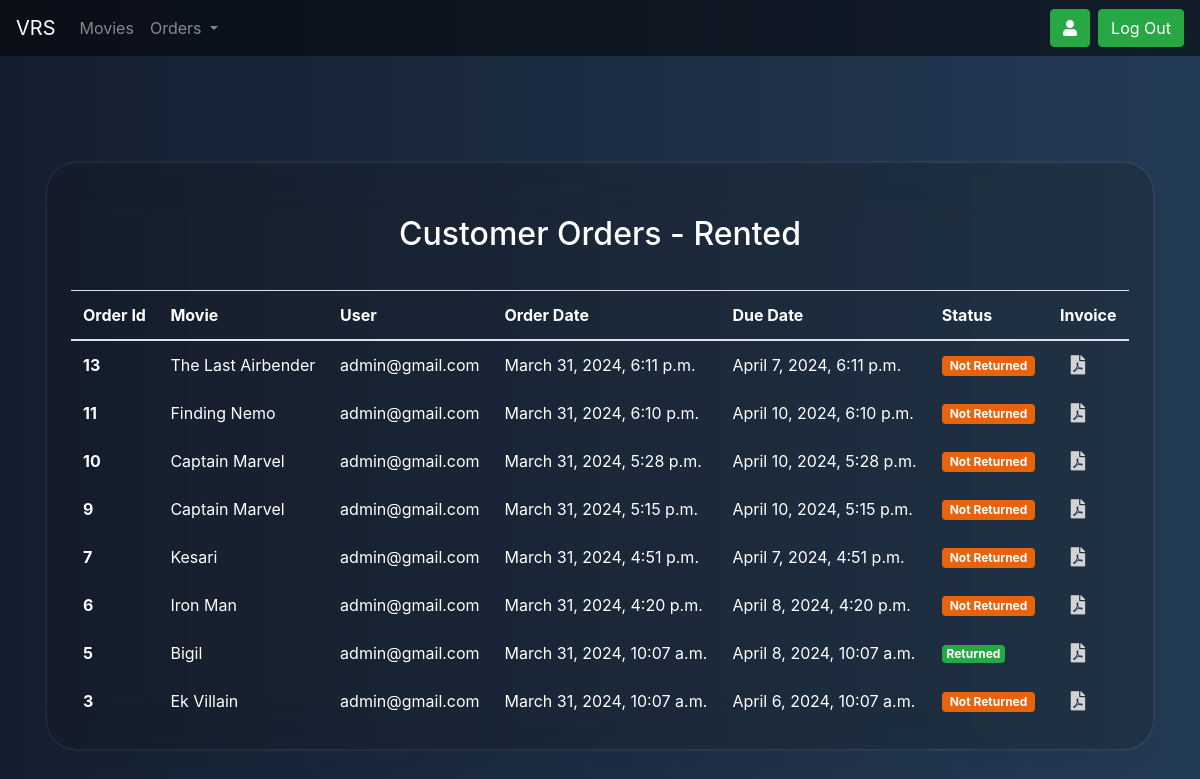
The app's page /staff/orders/rented (signed in), older data.
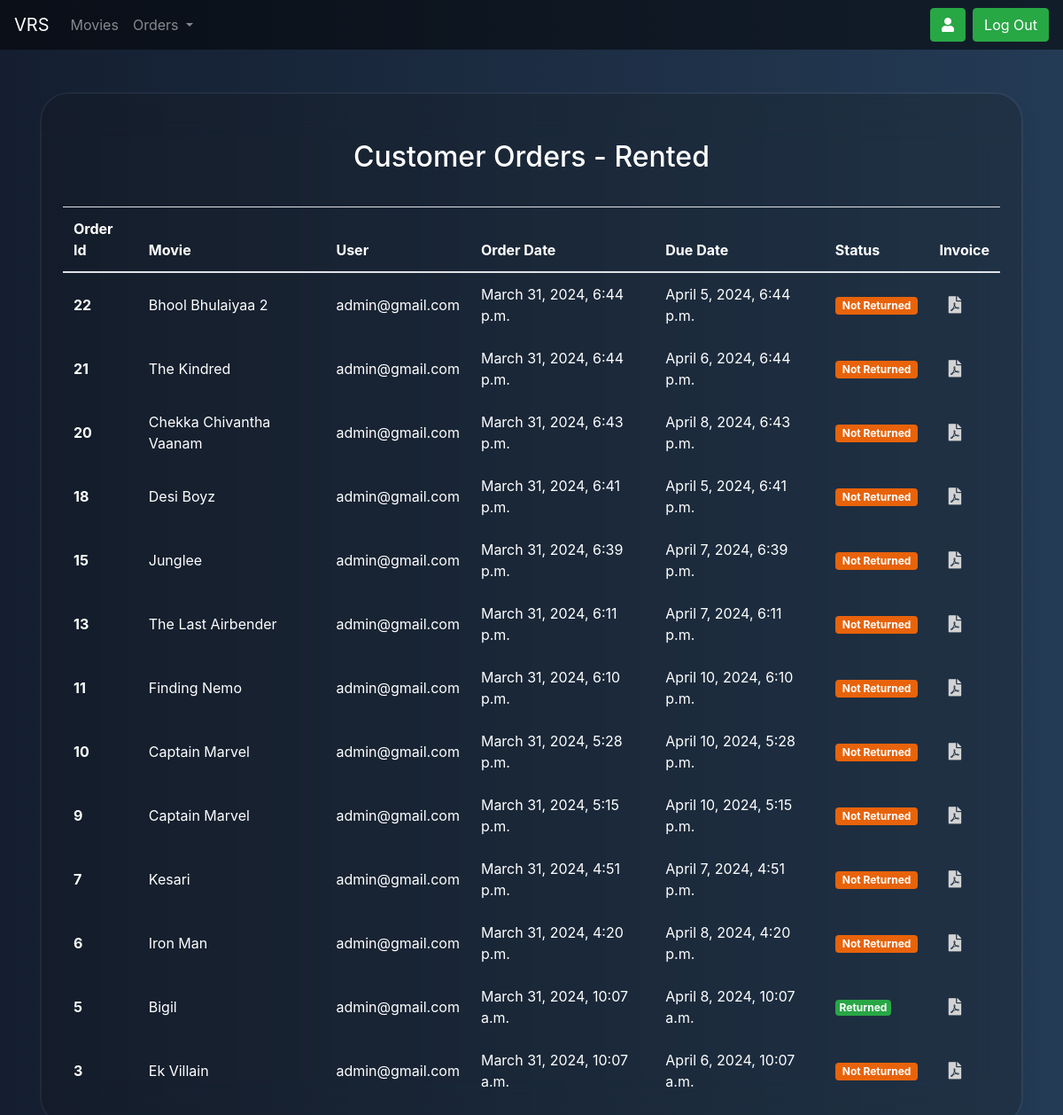
The same page, newer data.
### home/models.py (models this page shows, shortened)
class Order(models.Model):
    order_id = models.AutoField(primary_key=True)
    order_date = models.DateTimeField(auto_now_add=True)
    user = models.ForeignKey(User, on_delete=models.CASCADE)
    movie = models.ForeignKey(Movie, on_delete=models.CASCADE, default=None)
    total_price = models.FloatField(default=0)
    isrented = models.BooleanField(default=True)
    status = models.CharField(max_length=100,choices=[('Not Returned','Not Returned'),('Sold','Sold'),('Overdue','Overdue'), ('Returned','Returned')],default='Not Returned')
    due_date = models.DateTimeField(blank = True, null = True)
    invoice_id = models.IntegerField(default=0)

class Movie(models.Model):
    id = models.AutoField(primary_key=True)
    title = models.CharField(max_length=100)
    desc = models.CharField(max_length=1000)
    img = models.ImageField(upload_to='movies/thumbnails', blank=True, null=True)
    img_url = models.CharField(max_length=1000, default='')
    backdrop_url = models.CharField(max_length=1000, default='')
    release_year = models.DateField(null = True)
    genre = models.CharField(max_length=100,choices=[('Action','Action'),('Comedy','Comedy'),('Drama','Drama'),('Horror','Horror'),('Romance','Romance'),('Thriller','Thriller')])
    cast = models.CharField(max_length=500)
    director = models.CharField(max_length=100)
    rating = models.FloatField()
    certification = models.CharField(max_length=10,choices=[('U','U'),('U/A','U/A'),('A','A')])
    rent_price = models.FloatField()
    buy_price = models.FloatField()
    rent_duration = models.IntegerField()
    runtime = models.DurationField(("Duration"), default=timedelta(0))
    total_quantity = models.IntegerField(default=10)
    available_quantity = models.IntegerField(default=10)
    def __str__(self):
        return self.title

### home/views.py (the view)
# urls.py: path("staff/orders/",views.stafforders,name='stafforders'),
def stafforders(request,type):
    if not request.user.is_staff:
        return redirect('/')
    updatestatus()
    if type=='rented':
        orders = Order.objects.filter(isrented=True)
    elif type=='bought':
        orders = Order.objects.filter(isrented=False)
    elif type=='all':
        orders = Order.objects.all()
    orders = sorted(orders, key=lambda x: x.order_id, reverse=True)
    for order in orders:
        if order.status == 'Not Returned' and order.due_date - timezone.now() < timezone.timedelta(days=1):
            messages.warning(request, 'Order for '+order.movie.title+' by '+order.user.first_name+' '+order.user.last_name+' is due in 1 day. Please remind the user to return it on time to avoid any penalties.')
        if order.status == 'Overdue':
            messages.error(request, 'Order for '+order.movie.title+' by '+order.user.first_name+' '+order.user.last_name+' is overdue. Please take necessary action.')
    params = {'orders':orders, 'type':type.capitalize()}
    return render(request,'stafforders.html',params)

### home/views.py (called while the page is built)
def updatestatus():
    orders = Order.objects.all()
    for order in orders:
        if order.status == 'Not Returned' and order.due_date < timezone.now():
            order.status = 'Overdue'
            order.save()

### templates/stafforders.html (shortened to what this page needs)
{% extends "staffbase.html" %}
{% block body %}
<body class="god">
    <section class="vh-100 gradient-custom-2">
        <div class="container py-5 h-100">
          <div class="row d-flex justify-content-center align-items-center h-100">
            <div class="col-md-12 col-xl-12">
              <div class="card mask-custom">
                <div class="card-body p-4 text-white">
                  <div class="text-center pt-1 pb-2">
                    <h2 class="my-4">Customer Orders - {{type}}</h2>
                  </div>
                  <table class="table text-white mb-0" >
                    <thead>
                      <tr>
                        <th scope="col">Order Id</th>
                        <th scope="col">Movie</th>
                        <th scope="col">User</th>
                        <th scope="col">Order Date</th>
                        <th scope="col">Due Date</th>
                        <th scope="col">Status</th>
                        <th scope="col">Invoice</th>
                      </tr>
                    </thead>
                    <div  style = " margin: 5px; border-radius: 10px;">
                      {% for order in orders %}
                    <tr class="fw-normal">
                      <th class="border-0 align-middle">
                        <span class="ms-2 text-white"><a href="/staff/order/{{order.order_id}}" style="color:white;">{{order.order_id}}</a></span>
                      </th>
                      <td class="border-0 align-middle">{{order.movie}}</td>
                      <td class="border-0 align-middle">{{order.user}}</td>
                      <td class="border-0 align-middle">{{order.order_date}}</td>
                      <td class="border-0 align-middle">{{order.due_date}}</td>
                      <td class="border-0 align-middle">
                        {% if order.status == "Returned" %}
                        <h6 class="mb-0"><span class="badge bg-success"> {{order.status}}</span></h6>
                        {% elif order.status == "Not Returned" %}
                        <h6 class="mb-0"><span class="badge py-1 px-2" style ="background-color: #e8630a"> {{order.status}}</span></h6>
                        {% elif order.status == "Sold" %}
                        <h6 class="mb-0"><span class="badge bg-primary"> {{order.status}}</span></h6>
                        {% else %}
                        <h6 class="mb-0"><span class="badge py-1 px-2" style ="background-color: #ff0022"> {{order.status}}</span></h6>
                        {% endif %}
                      </td>
                      <td class="border-0 align-middle pl-4"><a href="/pdf/{{order.invoice_id}}" ><i class="fas fa-file-pdf" style="scale:1.2;"></i></a></td>
                    </tr>
                    {% endfor %}
                </div>
                  </table>
                </div>
              </div>
            </div>
          </div>
        </div>
      </section>
    <body>
{% endblock body %}

Row changes from the older to the newer data that the page shows:
added Order: order_id "22", movie "Bhool Bhulaiyaa 2", user "admin@gmail.com", order_date "March 31, 2024, 6:44 p.m.", due_date "April 5, 2024, 6:44 p.m.", status "Not Returned"
added Order: order_id "21", movie "The Kindred", user "admin@gmail.com", order_date "March 31, 2024, 6:44 p.m.", due_date "April 6, 2024, 6:44 p.m.", status "Not Returned"
added Order: order_id "20", movie "Chekka Chivantha Vaanam", user "admin@gmail.com", order_date "March 31, 2024, 6:43 p.m.", due_date "April 8, 2024, 6:43 p.m.", status "Not Returned"
added Order: order_id "18", movie "Desi Boyz", user "admin@gmail.com", order_date "March 31, 2024, 6:41 p.m.", due_date "April 5, 2024, 6:41 p.m.", status "Not Returned"
added Order: order_id "15", movie "Junglee", user "admin@gmail.com", order_date "March 31, 2024, 6:39 p.m.", due_date "April 7, 2024, 6:39 p.m.", status "Not Returned"
